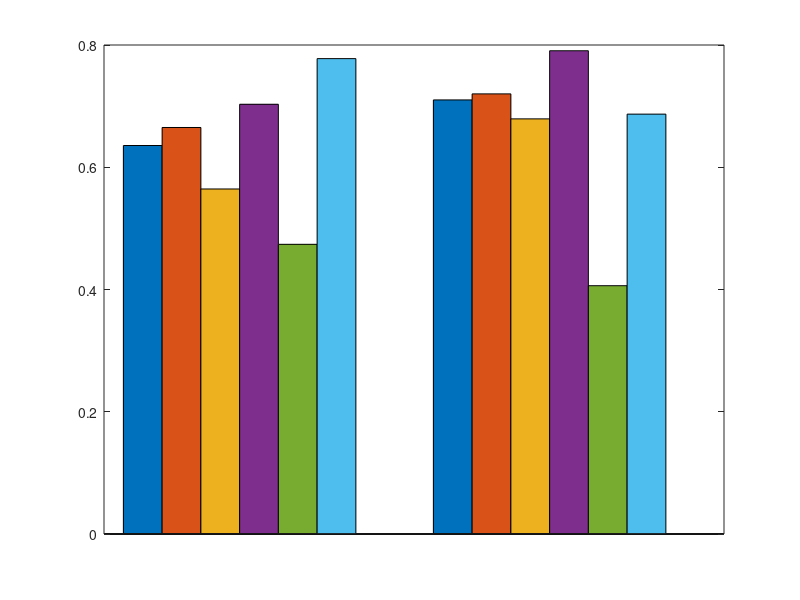

Source code (MATLAB): (Note: this script raises an error after producing the figure.)
%%% Plotting results for benchmarking on DREAM5 %%%

clear

load('./DREAM5_result/dream5_results.mat')


infMethods = ["BiGSM" "LSCON" "lasso" "svmc" "Zscore" "GENIE3"]; 

auroc_mat = [test_result.auroc_bcs' test_result.auroc_baseline ];
f1_mat = [test_result.f1_bcs' test_result.f1_baseline ];
aupr_mat = [test_result.aupr_bcs' test_result.aupr_baseline ];


x = 1:8:15;
xtick_num = x;


for i=0:5
    if i ~= 0
        xtick_num = [xtick_num x+i];
    end
    bar(x+i, auroc_mat(:, i+1), 'BarWidth', 0.125)% 'FaceColor', colors(i+1))
    hold on
end

set(gca, 'XTick', []);
set(gca, 'XTickLabel', []);

legend(["BiGSM" "LSCON" "LASSO" "SVM" "Zscore" "GENIE3"], FontSize=15)

network = ["In silico" "E.coli"];
for j=1:2
    text(8.1*j-5.5, -0.03, network(j), FontSize=20)
end

figure_width = 1500;  % Specify the width in pixels
figure_height = 800; % Specify the height in pixels
set(gcf, 'Position', [100, 100, figure_width, figure_height]);
ax = gca; % Get current axis
set(ax.YAxis, 'FontSize', 18);
ylabel(" AUROC ", FontSize=18)

saveas(gcf, './DREAM5_result/results.png')
